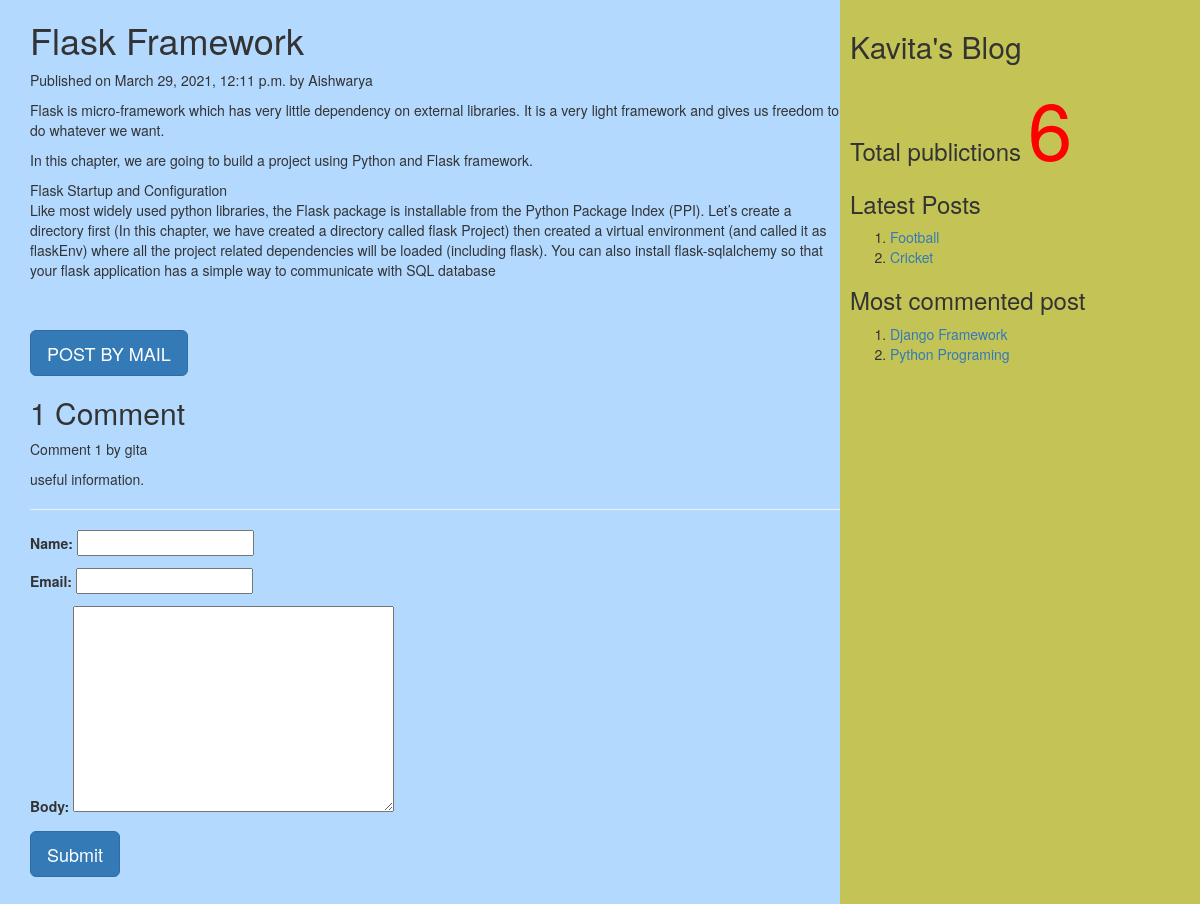
The page /2021/03/29/flask-framework on the database its author committed.
### myApp/models.py (models this page shows, shortened)
class Post(models.Model):
          tags=TaggableManager()
          STATUS_CHOICES=(('draft','Draft'),('published','Published'))
          title=models.CharField(max_length=256)
          slug=models.SlugField(max_length=264,unique_for_date='publish')
          author=models.ForeignKey(User,related_name='blog_posts',on_delete= models.CASCADE)
          body=models.TextField()
          publish=models.DateTimeField(default=timezone.now)
          created=models.DateTimeField(auto_now_add=True)
          updated=models.DateTimeField(auto_now=True)
          status= models.CharField(max_length=10,choices=STATUS_CHOICES,default='draft')
          objects=CustomManager()
          class Meta:
                ordering=('-publish',)
          def get_absolute_url(self):
                return reverse('post_detail',args=[self.publish.year,self.publish.strftime('%m'),self.publish.strftime('%d'),self.slug])

class Comment(models.Model):
    post=models.ForeignKey(Post,related_name="comments",on_delete=models.CASCADE)
    name=models.CharField(max_length=50)
    email=models.EmailField()
    body=models.TextField()
    created=models.DateTimeField(auto_now_add=True)
    updated=models.DateTimeField(auto_now=True)
    active=models.BooleanField(default=True)
    class Meta:
        ordering=('created',)

### myApp/views.py (the view, shortened to what this page needs)
# urls.py: url(r'(?P<year>\d{4})/(?P<month>\d{2})/(?P<day>\d{2})/(?P<post>[-\w]+)',views.post_detail_view,name='post_detail'),
def post_detail_view(request,year,month,day,post):
    post=get_object_or_404(Post,slug=post,publish__year=year,publish__month=month,publish__day=day)
    comments=post.comments.filter(active=True)
    csubmit=False
    form=CommentForm()
    d={'post':post,'form':form,'csubmit':csubmit,'comments':comments}
    return render(request,'myApp/post_detail.html',d)

### myApp/forms.py
class CommentForm(forms.ModelForm):
    class Meta:
        model=Comment
        fields=('name','email','body')

### myApp/models.py (called while the page is built)
    def get_queryset(self):
        return super().get_queryset().filter(status='published')

### myApp/templatetags/mytags.py (called while the page is built)
@register.simple_tag
def total_posts():
    return Post.objects.count()

@register.inclusion_tag('myApp/latest_post.html')
def show_latest_posts(count=3):
    latest_posts=Post.objects.order_by('-publish')[:count]
    return {'latest_posts':latest_posts}

@register.simple_tag
def get_most_commented_posts(count=2):
    return Post.objects.annotate(total_comments=Count('comments')).order_by('-total_comments')[:count]

### templates/myApp/post_detail.html (shortened to what this page needs)
<html>
    {%extends 'myApp/parent.html'%}
        {%block content_block%}
        <h1>{{post.title}}</h1>
        <p>Published on {{post.publish}} by {{post.author|title}}</p>
        {{post.body|linebreaks}} <br><br>
        <a href="/{{post.id}}/share" class='btn btn-lg btn-primary'>POST BY MAIL</a>
        {%with comments.count as comments_count%}
        <h2>{{comments_count}} Comment{{comments_count|pluralize}}</h2>
        {%endwith%}
        {%if comments%}
         {%for c in comments%}
         <p>Comment {{forloop.counter}} by {{c.name}}</p>
        <div>{{c.body|linebreaks}}</div>
        <hr>
        {%endfor%}
        {%else%}
         <p style="color:blue;font-size:30px;font-style:bold;border-bottom:1px red solid;">There are no comments</p>
        {%endif%}
         {%if csubmit%}
         <h2>Thank you..Your comment has been added successfully!!</h2>
         {%else%}
         <form  method="post">
           {{form.as_p}}
           <input type="submit" class='btn btn-lg btn-primary' value="Submit">
         </form>
         {%endif%}
        {%endblock%}

### templates/myApp/parent.html (shortened to what this page needs)
<html>
{%load mytags%}
    <head>
        <link rel="stylesheet" href="https://maxcdn.bootstrapcdn.com/bootstrap/3.3.7/css/bootstrap.min.css">
    </head>
    <body>
        <div class="content" style="width:70%;float:left;background-color:b3d9ff;height:300%;padding:0 0 0 30px">
              {%block content_block%}
              {%endblock%}
        </div>
        <div class="sidebar" style="width:30%;float:right;background-color:#c4c456;height:300%;padding:10px">
            <h2>Kavita's Blog</h2>
            <h3>Total publictions
              <span style="color:red;font-size:80px">
              {%total_posts%}</span>
              <h3>Latest Posts</h3>
              {% show_latest_posts 2 %}
              <h3>Most commented post</h3>
              {%get_most_commented_posts as m%}
              <ol>
                {%for post in m%}
                <li><a href="{{post.get_absolute_url}}">{{post.title}}</a></li>
                {%endfor%}
              </ol>
            </h3>
        </div>
    </body>
</html>

### templates/myApp/latest_post.html
<!DOCTYPE html>
<html lang="en" dir="ltr">
  <body>
    <ol>
    {%for post in latest_posts%}
    <li><a href="{{post.get_absolute_url}}">{{post.title}}</a></li>
    {%endfor%}
    </ol>
  </body>
</html>

### rows shown on the page
Post: title "Flask Framework", publish "March 29, 2021, 12:11 p.m.", author "Aishwarya", body "Flask is micro-framework which has very little dependency on external libraries. It is a very light framework and gives us freedom to do whatever we want. In this chapter, we are going to build a project using Python and Flask framework. Flask Startup and Configuration Like most widely used python libraries, the Flask package is installable from the Python Package Index (PPI). Let’s create a directory first (In this chapter, we have created a directory called flask Project) then created a virtual environment (and called it as flaskEnv) where all the project related dependencies will be loaded (including flask). You can also install flask-sqlalchemy so that your flask application has a…"
Comment: name "gita", body "useful information."
Post: title "Football"
Post: title "Cricket"
Post: title "Django Framework"
Post: title "Python Programing"

### other values the page prints
{{ comments_count }} "1"
